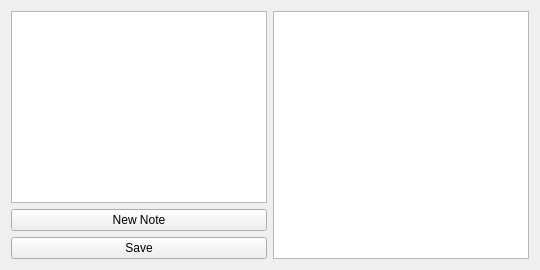
<?xml version="1.0" encoding="UTF-8"?>
<ui version="4.0">
 <class>MainWidget</class>
 <widget class="QWidget" name="MainWidget">
  <layout class="QHBoxLayout" name="mainLayout">
   <item>
    <layout class="QVBoxLayout" name="sideLayout">
     <item>
      <widget class="QListWidget" name="notesList"/>
     </item>
     <item>
      <widget class="QPushButton" name="newButton">
       <property name="text">
        <string>New Note</string>
       </property>
      </widget>
     </item>
     <item>
      <widget class="QPushButton" name="saveButton">
       <property name="text">
        <string>Save</string>
       </property>
      </widget>
     </item>
    </layout>
   </item>
   <item>
    <widget class="QPlainTextEdit" name="editor"/>
   </item>
  </layout>
 </widget>
 <resources/>
 <connections/>
</ui>
